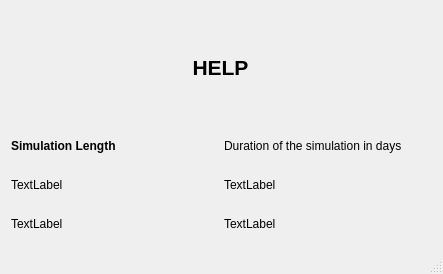
<?xml version="1.0" encoding="UTF-8"?>
<ui version="4.0">
 <class>MainWindow</class>
 <widget class="QMainWindow" name="MainWindow">
  <property name="geometry">
   <rect>
    <x>0</x>
    <y>0</y>
    <width>443</width>
    <height>274</height>
   </rect>
  </property>
  <property name="maximumSize">
   <size>
    <width>1200</width>
    <height>720</height>
   </size>
  </property>
  <property name="windowTitle">
   <string>Mars Colony Sim</string>
  </property>
  <widget class="QWidget" name="centralWidget">
   <widget class="QWidget" name="verticalLayoutWidget">
    <property name="geometry">
     <rect>
      <x>0</x>
      <y>0</y>
      <width>441</width>
      <height>251</height>
     </rect>
    </property>
    <layout class="QVBoxLayout" name="verticalLayout">
     <item>
      <widget class="QLabel" name="label_helpTitle">
       <property name="font">
        <font>
         <pointsize>16</pointsize>
         <weight>75</weight>
         <bold>true</bold>
        </font>
       </property>
       <property name="text">
        <string>HELP</string>
       </property>
       <property name="alignment">
        <set>Qt::AlignCenter</set>
       </property>
      </widget>
     </item>
     <item>
      <layout class="QGridLayout" name="gridLayout">
       <item row="2" column="1">
        <widget class="QLabel" name="label_simLengthDesc">
         <property name="text">
          <string>Duration of the simulation in days</string>
         </property>
        </widget>
       </item>
       <item row="4" column="0">
        <widget class="QLabel" name="label_2">
         <property name="text">
          <string>TextLabel</string>
         </property>
        </widget>
       </item>
       <item row="4" column="1">
        <widget class="QLabel" name="label_4">
         <property name="text">
          <string>TextLabel</string>
         </property>
        </widget>
       </item>
       <item row="5" column="0">
        <widget class="QLabel" name="label">
         <property name="text">
          <string>TextLabel</string>
         </property>
        </widget>
       </item>
       <item row="5" column="1">
        <widget class="QLabel" name="label_3">
         <property name="text">
          <string>TextLabel</string>
         </property>
        </widget>
       </item>
       <item row="2" column="0">
        <widget class="QLabel" name="label_simLengthTitle">
         <property name="font">
          <font>
           <weight>75</weight>
           <bold>true</bold>
          </font>
         </property>
         <property name="text">
          <string>Simulation Length</string>
         </property>
        </widget>
       </item>
      </layout>
     </item>
    </layout>
   </widget>
  </widget>
  <widget class="QStatusBar" name="statusBar"/>
 </widget>
 <layoutdefault spacing="6" margin="11"/>
 <resources/>
 <connections/>
</ui>
